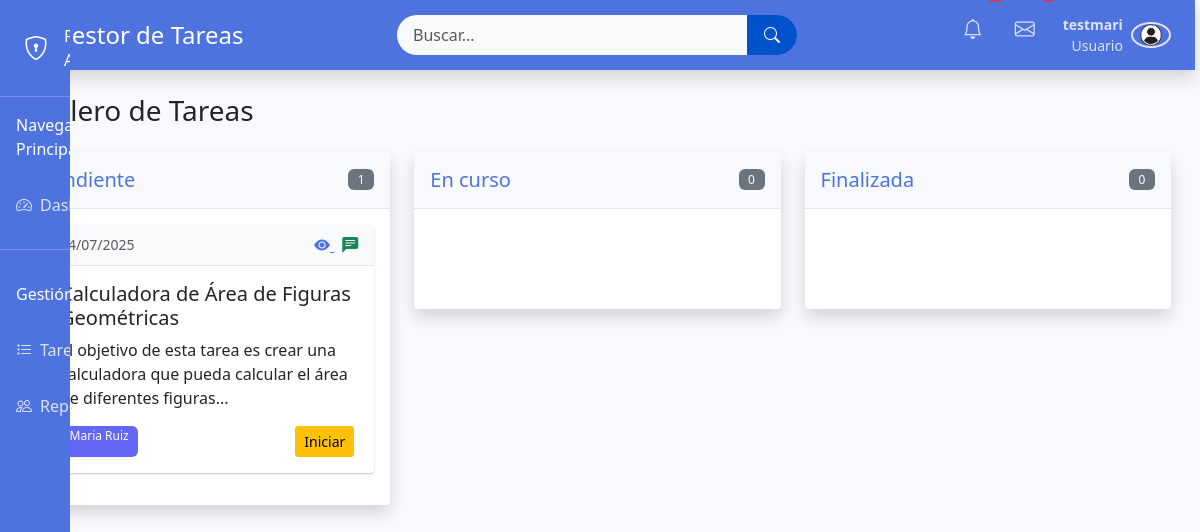
The page /tablero.php (signed in) on the database its author committed.
### tables this page shows
CREATE TABLE `estatus` (
  `id_estatus` int(11) NOT NULL,
  `nombre` varchar(50) NOT NULL
);

CREATE TABLE `tareas` (
  `id_tarea` int(11) NOT NULL,
  `id_usuario` int(11) NOT NULL,
  `id_usuario_asignado` int(11) NOT NULL,
  `titulo` varchar(255) NOT NULL,
  `categoria` text NOT NULL,
  `descripcion` text,
  `herramientas` text,
  `id_estatus` int(11) NOT NULL,
  `fecha_creacion` datetime DEFAULT CURRENT_TIMESTAMP,
  `fecha_actualizacion` datetime DEFAULT NULL ON UPDATE CURRENT_TIMESTAMP,
  `fecha_finalizacion` datetime DEFAULT NULL,
  `prioridad` varchar(255) NOT NULL,
  `id_tarea_padre` int(11) DEFAULT NULL
);

CREATE TABLE `usuarios` (
  `id_usuario` int(11) NOT NULL,
  `nombre` varchar(100) NOT NULL,
  `usuario` varchar(50) NOT NULL,
  `contraseña` varchar(255) NOT NULL,
  `email` varchar(255) NOT NULL,
  `telefono` int(11) NOT NULL,
  `id_departamento` int(11) DEFAULT NULL,
  `id_cargo` int(11) DEFAULT NULL,
  `id_rol` int(11) DEFAULT NULL,
  `fecha_registro` datetime DEFAULT CURRENT_TIMESTAMP,
  `ultimo_acceso` datetime DEFAULT NULL
);

### tablero.php (the view, shortened to what this page needs)
<?php
require_once 'config.php';
$estados = [];
$query_estados = $conexion->query("SELECT * FROM estatus");
if ($query_estados) {
    $estados = $query_estados->fetch_all(MYSQLI_ASSOC);
}
$tareas_por_estado = [];
foreach ($estados as $estado) {
    $id_estatus = $estado['id_estatus'];
    if (esAdmin()) {
        $stmt = $conexion->prepare("
            SELECT t.*, u.nombre as asignado, e.nombre as estado
            FROM tareas t
            JOIN usuarios u ON t.id_usuario_asignado = u.id_usuario
            JOIN estatus e ON t.id_estatus = e.id_estatus
            WHERE t.id_estatus = ?
        ");
    } else {
        $stmt = $conexion->prepare("
            SELECT t.*, u.nombre as asignado, e.nombre as estado
            FROM tareas t
            JOIN usuarios u ON t.id_usuario_asignado = u.id_usuario
            JOIN estatus e ON t.id_estatus = e.id_estatus
            WHERE t.id_estatus = ? AND t.id_usuario_asignado = ?
        ");
        $stmt->bind_param("ii", $id_estatus, $_SESSION['id_usuario']);
    }
    $stmt->execute();
    $result = $stmt->get_result();
    $tareas_por_estado[$id_estatus] = $result->fetch_all(MYSQLI_ASSOC);
}
include 'header.php';
?>
<div class="container-fluid">
    <h1 class="h3 mb-4 text-gray-800">Tablero de Tareas</h1>
    <div class="kanban-board">
        <div class="row">
            <?php foreach ($estados as $estado): ?>
                <div class="col-lg-4 col-md-6">
                    <div class="card shadow mb-4">
                        <div class="card-header py-3 d-flex flex-row align-items-center justify-content-between">
                            <h5 class="m-0 font-weight-bold text-primary"><?= $estado['nombre'] ?></h5>
                            <span class="badge bg-secondary"><?= count($tareas_por_estado[$estado['id_estatus']]) ?></span>
                        </div>
                        <div class="card-body" id="estado-<?= $estado['id_estatus'] ?>" data-estado-id="<?= $estado['id_estatus'] ?>">
                            <?php foreach ($tareas_por_estado[$estado['id_estatus']] as $tarea): ?>
                                <div class="card task-card mb-3" data-task-id="<?= $tarea['id_tarea'] ?>" draggable="true">
                                <div class="card-header bg-light d-flex justify-content-between align-items-center py-2">
                                        <small class="text-muted">
                                            <?= date('d/m/Y', strtotime($tarea['fecha_creacion'])) ?>
                                        </small>
                                        <div class="task-actions">
                                            <a href="ver.php?id=<?= $tarea['id_tarea'] ?>"
                                               class="text-primary me-2"
                                               title="Ver detalles"
                                               data-bs-toggle="tooltip">
                                                <i class="bi bi-eye-fill"></i>
                                            </a>
                                            <a href="#"
                                               class="text-success"
                                               title="Agregar comentario"
                                               data-bs-toggle="modal"
                                               data-bs-target="#comentarioModal"
                                               data-tarea-id="<?= $tarea['id_tarea'] ?>"
                                               data-bs-toggle="tooltip">
                                                <i class="bi bi-chat-left-text-fill"></i>
                                            </a>
                                        </div>
                                    </div>
                                    <div class="card-body">
                                        <h5 class="card-title"><?= htmlspecialchars($tarea['titulo']) ?></h5>
                                        <p class="card-text"><?= htmlspecialchars(substr($tarea['descripcion'], 0, 100)) ?>...</p>
                                        <div class="d-flex justify-content-between">
                                            <span class="badge bg-info"><?= $tarea['asignado'] ?></span>
                                            <?php if ($tarea['id_estatus'] == 1 || $tarea['id_estatus'] == 1): ?>
                                                <form method="get" class="me-1">
                                                    <button type="submit" class="btn btn-sm btn-warning" title="Iniciar tarea">
                                                        <a><i class="fas fa-play"></i> Iniciar</a>
                                                    </button>
                                                </form>
                                            <?php endif; ?>
                                        </div>
                                    </div>
                                </div>
                            <?php endforeach; ?>
                        </div>
                    </div>
                </div>
            <?php endforeach; ?>
        </div>
    </div>
</div>
<?php include 'footer.php'; ?>

### admin.css (style rules this page uses)
body { background-color: #f8f9fc; overflow-x: hidden; }
.card { border: none; border-radius: 0.35rem; box-shadow: 0 0.15rem 1.75rem 0 rgba(58, 59, 69, 0.15); }
.card-header { background-color: #f8f9fc; border-bottom: 1px solid #e3e6f0; }
.text-primary { color: #4e73df !important; }
.kanban-board .card-body { min-height: 100px; max-height: 70vh; overflow-y: auto; }
.task-card { cursor: grab; transition: transform 0.2s, box-shadow 0.2s; border-left: 4px solid #5c66f7; border-radius: 4px; margin-bottom: 10px; }
.badge.bg-info { background-color: #6466f7 !important; }
.badge { font-weight: 500; padding: 0.4em 0.8em; }
.btn { border-radius: 3px; font-weight: 500; }
.card { border-radius: 4px; box-shadow: 0 1px 2px rgba(9, 30, 66, 0.25); }

### rows shown on the page
estatus: nombre "Pendiente", id_estatus "1"
tareas: fecha_creacion "24/07/2025", titulo "Calculadora de Área de Figuras Geométricas", descripcion "El objetivo de esta tarea es crear una calculadora que pueda calcular el área de diferentes figuras", id_usuario_asignado.nombre "Maria Ruiz"
estatus: nombre "En curso", id_estatus "0"
estatus: nombre "Finalizada", id_estatus "0"

### other values the page prints
$nombreUsuario "testmari"
